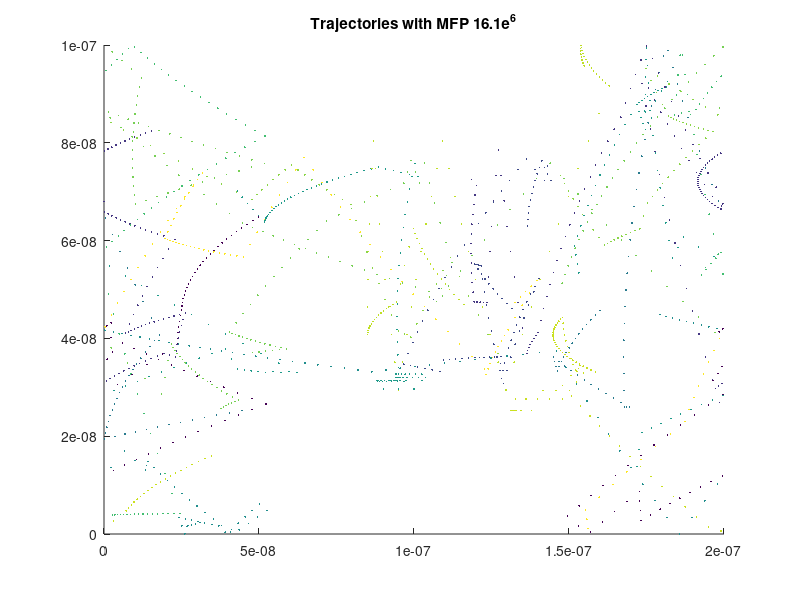
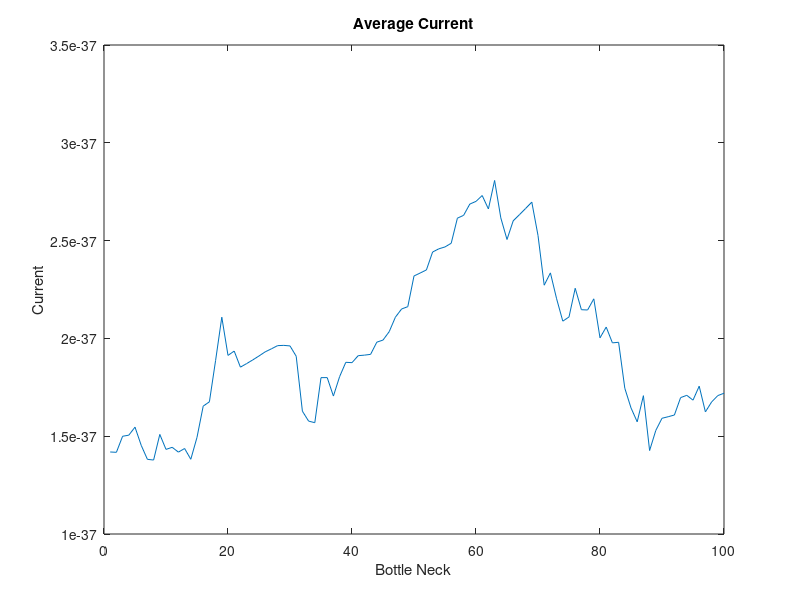
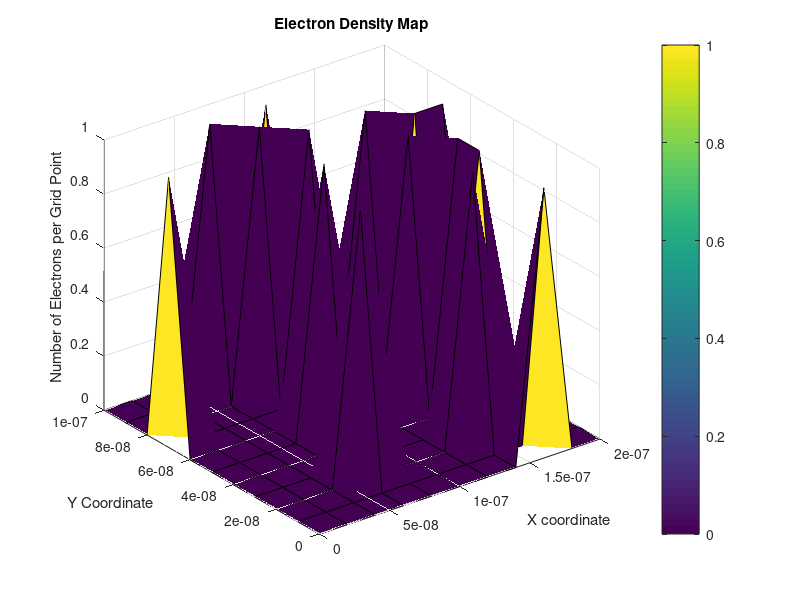

Source code (MATLAB) for these figures, in order:
clc
clear

T=300;                  %Temp in K
K=1.38e-23;             %Boltsmann constant
Tmn=0.2e-12;            %mean time between collisions
Mo=9.11e-31;            %rest mass
Mn=0.26*Mo;             %effective mass of electrons
L=200e-09;               %Length of region
W=100e-09;               %Width of region
PopE=15;                %number of particles
Vth=sqrt((K*T)/(Mn));   %Thermal velocity    
TimeS=15e-15;           %time step of 15ns
iterations=100;
q = 1.60217653e-19;             % electron charge
AtomSpacing = 0.5430710e-9;         
stdD=Vth/sqrt(2);               %std. Dev.
concentration = 10e-15;
Volts=0.1;
ex=Volts/L;
%%%%%%%%%%%%%%%%%%%Electron Modeling%%%%%%%%%%%%%%%%%%%%%%%%%%%%%%%%%%%%%%%
        CurrentVector = zeros(iterations,1);
        TempArray = zeros(iterations,1); % temp array
        temp = (1:1:iterations);
        Pscat = 1 - exp(-TimeS/Tmn);    %probability of scatter
        Tar=zeros(1,PopE)+T;    %Array of Temp
        MFP=Tmn * Vth;          %Mean Free Path
        Angle = rand(PopE,1)*2*pi;   %random angle
        Pos = [rand(PopE,1)*L rand(PopE,1)*W Vth*cos(Angle) Vth*sin(Angle)];
        OutBounds=((Pos(:,1)>L/4)&(Pos(:,1)<3*L/4))&((Pos(:,2)<W/4)|(Pos(:,2)>3*W/4));      %logical array for all values inside boxes.
        initialX=Pos(:,1);
        initialY=Pos(:,2);
        VprobS = makedist('Normal', 'mu', 0, 'sigma', Vth);        %Velocity Distribution
        AccX = zeros(PopE,1);
        AccX(:,1)= ex * (q/Mn);
     %the electrons initialized inside the boxes need to be randomly placed
     %again until no atoms initialize inside the box
       while (sum(OutBounds)>1)
           initialX(OutBounds)=initialX(OutBounds) .*randn();                           %randomize the electrons initialized inside the box
           initialY(OutBounds)=initialY(OutBounds) .*randn();
           OutBounds=(initialX>L/4 & initialX<3*L/4)&(initialY<W/4 |initialY>3*W/4);    %check once again for electrons initialized inside the box.
       end
colorstring= rand(1,PopE);          %array of color shades, will be used to plot so that electrons keep the same colors
for i= 1 : iterations
    OverV = rand(PopE,1) < Pscat ;                              %check for probability of scatter
    Pos(OverV,3:4)= random(VprobS,[sum(OverV),2]);
    Pos(:,3)=Pos(:,3) + AccX.*TimeS;        %take into account Acceleration. Acc*DT=Vel.
    NextX=initialX + Pos(:,3) * TimeS;      %the next X position will be the initial plus a time step of velocity in X direction
    NextY=initialY + Pos(:,4) * TimeS;      %the next Y position will be the initial a plus a time step of velocity in Y.
    %calculate VRMS
    Vrms = sqrt((Pos(:,3) .^ 2) + (Pos(:,4) .^ 2));   
    VrmsArray =zeros(1,PopE);
    %calculate electron mobility
    EMobility=mean(Vrms);
    %calculate Drift Velocity
    DVelocity=EMobility*ex;
    %Calculte Current from charge, area, concentration and drift velocity.
    current = concentration * L * W * (sum(DVelocity)/PopE) * q;
    CurrentVector(i) = current;
    %calculate Temperature and fill array. 
    Temp = (sqrt(2) * (mean(Vrms)) ^2 *Mn) / K; 
    TempArray(1,i) = Temp;
    
    OverX=NextX > L;                 %check for values in next position that are greater than bounds
    NextX(OverX)=NextX(OverX)-L;         %subtract from the bound to reflect
  
    UnderX=NextX < 0;                   %check for values less than bounds
    NextX(UnderX)= NextX(UnderX) + L;   %reflect bound
        
    OverY=NextY > W;                    %check for values greater then bounds
    NextY(OverY)= 2*W -NextY(OverY) ;   %subtract from bounds to reflect
    Pos(OverY,4)=- Pos(OverY,4);
    
    UnderY= NextY < 0;                  %check for under bounds
    NextY(UnderY)=- NextY(UnderY);      %reflect
    Pos(UnderY,4)=- Pos(UnderY,4);
    
     Xless=((NextX <3*L/4 & NextX>L/4) &(NextY<W/3 | NextY>3*W/4)); %logical array for values that are going into box
     % below is where we check bounds of boxes
       if sum(Xless) ~=0                                            %if there are any values in the Xless array we have an electron on the boundary of the box
        if (initialX(Xless)<3*L/4 & initialX(Xless)>L/4)            %check for electron coming from the Y plane, reverse velocity in Y direction if so
            Pos(Xless,4)=-Pos(Xless,4);     
        else                                                        %if its not coming from Y plane that means its in x plane, reverse X velocity
            Pos(Xless,3)=-Pos(Xless,3); 
        end
       end
                                 
    avgV=mean(sqrt(Pos(:,3).^2 + Pos(:,4).^2));
    MFP=(avgV*i)/1000000;
    figure(1)
    scatter(initialX,initialY,PopE,colorstring, '.' );      %plot the initial positions that are determined after we know what type of reflection
    hold on
    scatter(NextX, NextY,PopE,colorstring,'.' );            %plot the next position.
    axis([0 L 0 W]);
    title (['Trajectories with MFP ', num2str(MFP),'e^6']);
    
    initialX=NextX;                     %the next time we timestep we need to save the coordinates we just timestepped as the initial values to be able to time step them
    initialY=NextY;
end

    %Plot of Current vs Time
    figure(2);
    plot(temp, CurrentVector)
    title('Average Current')
    xlabel('Bottle Neck')
    ylabel('Current')
    hold on

    %for density, divide the L and W into a grid, step through grid points
    %to see how many electrons are in each grid point
    [X Y]=meshgrid(0:L/10:L,0:W/10:W);  %grid for stepping by 1/10 of width and length
    %created an 11 x 11 vectors
    Dense=zeros(11,11);                 %will hold the density per nm
    Temp=zeros(11,11);                  %holds temperature per nm
    Tcount=0;                           %initilaize to 0
    Dcount=0;   
for i=1:10
        XB1=X(1,i);            %holds the value of first bound grid coordinate
        XB2=X(1,i+1);          %holds the value of the outside grid coordinate
        for j =1:10
            YB1=Y(j,1);        %holds the value of the first Y bound
            YB2=Y(j+1,1);      %holds the value of the last Y bound
        
            %check each frame
            for k=1:PopE
                %Check to see if particle is within the bounds stored above
                if((Pos(k,1)>XB1 & Pos(k,1)<XB2) & Pos(k,2)<YB2 & Pos(k,2)>YB1)
                    Tcount=Tcount+1;                                %if it is within the bound we update out temp counter
                    Dense(i,j)=Dense(i,j)+1;                        % we also add to the density array count
                    Dcount=Dcount+sqrt(Pos(k,3)^2+Pos(k,4)^2);      % denisty count. 
                    if(Tcount >0)
                        Temp(i,j)=Mn*(Dcount^2)/(Tcount)/K/2;         %the temp is divided for each electron 
                    end
                end
            end
            Dcount=0;
            Tcount=0;
        end
end
    %density map
    figure(3)
    surf(X,Y,Dense)
    colorbar
    title 'Electron Density Map';
    zlabel 'Number of Electrons per Grid Point';
    ylabel 'Y Coordinate';
    xlabel 'X coordinate';
    %temperature map
%     figure(4)
%     surf(X,Y,Temp)
%     colorbar
%     title 'Temperature Density Map';
%     zlabel 'Temperature per Grid Point';
%     ylabel 'Y Coordinate';
%     xlabel 'X coordinate';